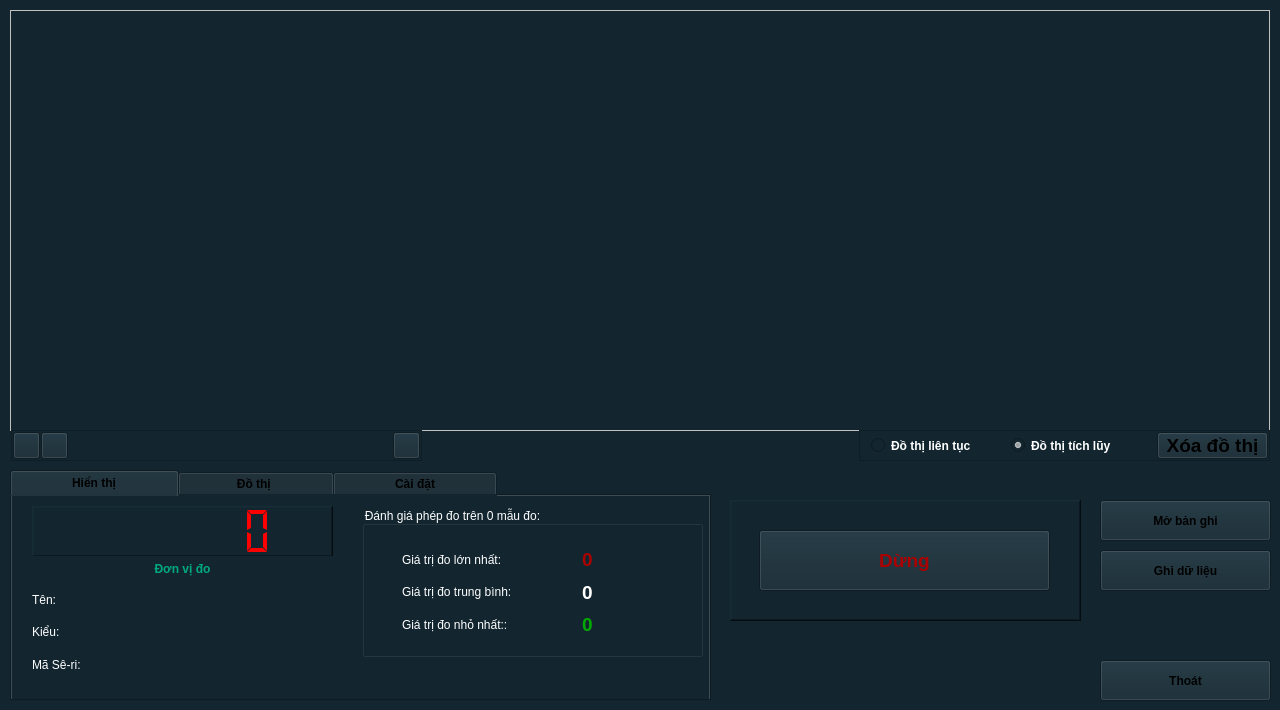
<?xml version="1.0" encoding="UTF-8"?>
<ui version="4.0">
 <class>Vchart_Zoom</class>
 <widget class="QWidget" name="Vchart_Zoom">
  <property name="geometry">
   <rect>
    <x>0</x>
    <y>0</y>
    <width>1280</width>
    <height>710</height>
   </rect>
  </property>
  <property name="windowTitle">
   <string>Phân tích</string>
  </property>
  <property name="windowIcon">
   <iconset resource="../image.qrc">
    <normaloff>:/image/ChartZoom_Icon.jpg</normaloff>:/image/ChartZoom_Icon.jpg</iconset>
  </property>
  <property name="styleSheet">
   <string notr="true">background-color: #132630;</string>
  </property>
  <widget class="QFrame" name="frame_Chart">
   <property name="geometry">
    <rect>
     <x>10</x>
     <y>10</y>
     <width>1260</width>
     <height>421</height>
    </rect>
   </property>
   <property name="styleSheet">
    <string notr="true">QFrame { 
border: 1px solid #C0C0C0;
}</string>
   </property>
   <property name="frameShape">
    <enum>QFrame::StyledPanel</enum>
   </property>
   <property name="frameShadow">
    <enum>QFrame::Raised</enum>
   </property>
  </widget>
  <widget class="QTabWidget" name="tabWidget">
   <property name="geometry">
    <rect>
     <x>10</x>
     <y>470</y>
     <width>701</width>
     <height>231</height>
    </rect>
   </property>
   <property name="font">
    <font>
     <weight>75</weight>
     <bold>true</bold>
    </font>
   </property>
   <property name="currentIndex">
    <number>0</number>
   </property>
   <widget class="QWidget" name="tab_Infor">
    <attribute name="title">
     <string>               Hiển thị               </string>
    </attribute>
    <widget class="QLCDNumber" name="lcdNumber_Value">
     <property name="geometry">
      <rect>
       <x>20</x>
       <y>10</y>
       <width>301</width>
       <height>51</height>
      </rect>
     </property>
     <property name="styleSheet">
      <string notr="true">background-color: #132630;
color: rgb(255, 0, 0);</string>
     </property>
     <property name="frameShape">
      <enum>QFrame::WinPanel</enum>
     </property>
     <property name="lineWidth">
      <number>1</number>
     </property>
     <property name="smallDecimalPoint">
      <bool>false</bool>
     </property>
     <property name="digitCount">
      <number>7</number>
     </property>
     <property name="segmentStyle">
      <enum>QLCDNumber::Flat</enum>
     </property>
     <property name="value" stdset="0">
      <double>0.000000000000000</double>
     </property>
     <property name="intValue" stdset="0">
      <number>0</number>
     </property>
    </widget>
    <widget class="QGroupBox" name="groupBox_Analysis">
     <property name="geometry">
      <rect>
       <x>350</x>
       <y>10</y>
       <width>341</width>
       <height>151</height>
      </rect>
     </property>
     <property name="styleSheet">
      <string notr="true">color: rgb(255, 255, 255);</string>
     </property>
     <property name="title">
      <string>Đánh giá phép đo trên 0 mẫu đo:</string>
     </property>
     <property name="flat">
      <bool>false</bool>
     </property>
     <widget class="QWidget" name="verticalLayoutWidget_2">
      <property name="geometry">
       <rect>
        <x>220</x>
        <y>40</y>
        <width>101</width>
        <height>92</height>
       </rect>
      </property>
      <layout class="QVBoxLayout" name="verticalLayout_2">
       <item>
        <widget class="QLabel" name="label_ValueMax">
         <property name="font">
          <font>
           <pointsize>14</pointsize>
           <weight>75</weight>
           <bold>true</bold>
          </font>
         </property>
         <property name="styleSheet">
          <string notr="true">color: rgb(170, 0, 0);</string>
         </property>
         <property name="text">
          <string>0</string>
         </property>
        </widget>
       </item>
       <item>
        <widget class="QLabel" name="label_ValueAvg">
         <property name="font">
          <font>
           <pointsize>14</pointsize>
           <weight>75</weight>
           <bold>true</bold>
          </font>
         </property>
         <property name="styleSheet">
          <string notr="true">color: rgb(255, 255, 255);</string>
         </property>
         <property name="text">
          <string>0</string>
         </property>
        </widget>
       </item>
       <item>
        <widget class="QLabel" name="label_ValueMin">
         <property name="font">
          <font>
           <pointsize>14</pointsize>
           <weight>75</weight>
           <bold>true</bold>
          </font>
         </property>
         <property name="styleSheet">
          <string notr="true">color: rgb(0, 170, 0);</string>
         </property>
         <property name="text">
          <string>0</string>
         </property>
        </widget>
       </item>
      </layout>
     </widget>
     <widget class="QWidget" name="verticalLayoutWidget">
      <property name="geometry">
       <rect>
        <x>40</x>
        <y>40</y>
        <width>150</width>
        <height>92</height>
       </rect>
      </property>
      <layout class="QVBoxLayout" name="verticalLayout">
       <item>
        <widget class="QLabel" name="label">
         <property name="styleSheet">
          <string notr="true">color: rgb(255, 255, 255);</string>
         </property>
         <property name="text">
          <string>Giá trị đo lớn nhất:</string>
         </property>
        </widget>
       </item>
       <item>
        <widget class="QLabel" name="label_3">
         <property name="styleSheet">
          <string notr="true">color: rgb(255, 255, 255);</string>
         </property>
         <property name="text">
          <string>Giá trị đo trung bình:</string>
         </property>
        </widget>
       </item>
       <item>
        <widget class="QLabel" name="label_2">
         <property name="styleSheet">
          <string notr="true">color: rgb(255, 255, 255);</string>
         </property>
         <property name="text">
          <string>Giá trị đo nhỏ nhất::</string>
         </property>
        </widget>
       </item>
      </layout>
     </widget>
    </widget>
    <widget class="QWidget" name="verticalLayoutWidget_3">
     <property name="geometry">
      <rect>
       <x>20</x>
       <y>90</y>
       <width>70</width>
       <height>92</height>
      </rect>
     </property>
     <layout class="QVBoxLayout" name="verticalLayout_3">
      <item>
       <widget class="QLabel" name="label_4">
        <property name="styleSheet">
         <string notr="true">color: rgb(255, 255, 255);</string>
        </property>
        <property name="text">
         <string>Tên:</string>
        </property>
       </widget>
      </item>
      <item>
       <widget class="QLabel" name="label_5">
        <property name="styleSheet">
         <string notr="true">color: rgb(255, 255, 255);</string>
        </property>
        <property name="text">
         <string>Kiểu:</string>
        </property>
       </widget>
      </item>
      <item>
       <widget class="QLabel" name="label_6">
        <property name="styleSheet">
         <string notr="true">color: rgb(255, 255, 255);</string>
        </property>
        <property name="text">
         <string>Mã Sê-ri:</string>
        </property>
       </widget>
      </item>
     </layout>
    </widget>
    <widget class="QWidget" name="verticalLayoutWidget_4">
     <property name="geometry">
      <rect>
       <x>99</x>
       <y>90</y>
       <width>221</width>
       <height>92</height>
      </rect>
     </property>
     <layout class="QVBoxLayout" name="verticalLayout_4">
      <item>
       <widget class="QLabel" name="label_Device_Name">
        <property name="styleSheet">
         <string notr="true">color: rgb(255, 255, 255);</string>
        </property>
        <property name="text">
         <string/>
        </property>
       </widget>
      </item>
      <item>
       <widget class="QLabel" name="label_Device_Type">
        <property name="styleSheet">
         <string notr="true">color: rgb(255, 255, 255);</string>
        </property>
        <property name="text">
         <string/>
        </property>
       </widget>
      </item>
      <item>
       <widget class="QLabel" name="label_Device_SN">
        <property name="styleSheet">
         <string notr="true">color: rgb(255, 255, 255);</string>
        </property>
        <property name="text">
         <string/>
        </property>
       </widget>
      </item>
     </layout>
    </widget>
    <widget class="QLabel" name="label_deviceUnit">
     <property name="geometry">
      <rect>
       <x>20</x>
       <y>60</y>
       <width>301</width>
       <height>26</height>
      </rect>
     </property>
     <property name="font">
      <font>
       <weight>75</weight>
       <bold>true</bold>
      </font>
     </property>
     <property name="layoutDirection">
      <enum>Qt::LeftToRight</enum>
     </property>
     <property name="styleSheet">
      <string notr="true">color: rgb(255, 255, 255);
color: rgb(0, 170, 127);</string>
     </property>
     <property name="text">
      <string>Đơn vị đo</string>
     </property>
     <property name="alignment">
      <set>Qt::AlignCenter</set>
     </property>
    </widget>
   </widget>
   <widget class="QWidget" name="tab">
    <attribute name="title">
     <string>              Đồ thị               </string>
    </attribute>
    <widget class="QSpinBox" name="spinBox_AxitX_Range_Max">
     <property name="geometry">
      <rect>
       <x>410</x>
       <y>30</y>
       <width>111</width>
       <height>81</height>
      </rect>
     </property>
     <property name="styleSheet">
      <string notr="true">QSpinBox
{
background-color: rgb(255, 255, 255);
color: rgb(0, 0, 0);
}
QSpinBox::up-button
{
    min-width:40px;
    min-height: 20px;
}
QSpinBox::down-button
{
    min-width: 40px;
    min-height: 20px;
}</string>
     </property>
     <property name="minimum">
      <number>10</number>
     </property>
     <property name="maximum">
      <number>1000</number>
     </property>
     <property name="value">
      <number>100</number>
     </property>
    </widget>
    <widget class="QLabel" name="label_17">
     <property name="geometry">
      <rect>
       <x>390</x>
       <y>5</y>
       <width>161</width>
       <height>22</height>
      </rect>
     </property>
     <property name="styleSheet">
      <string notr="true">color: rgb(255, 255, 255);</string>
     </property>
     <property name="text">
      <string>Số lượng mẫu (trục X):</string>
     </property>
    </widget>
    <widget class="QLabel" name="label_16">
     <property name="geometry">
      <rect>
       <x>230</x>
       <y>5</y>
       <width>91</width>
       <height>22</height>
      </rect>
     </property>
     <property name="styleSheet">
      <string notr="true">color: rgb(255, 255, 255);</string>
     </property>
     <property name="text">
      <string>Trục Y - Cao</string>
     </property>
    </widget>
    <widget class="QSpinBox" name="spinBox_AxisY_Range_Min">
     <property name="geometry">
      <rect>
       <x>30</x>
       <y>30</y>
       <width>111</width>
       <height>81</height>
      </rect>
     </property>
     <property name="styleSheet">
      <string notr="true">QSpinBox
{
background-color: rgb(255, 255, 255);
color: rgb(0, 0, 0);
}
QSpinBox::up-button
{
    min-width:40px;
    min-height: 20px;
}
QSpinBox::down-button
{
    min-width: 40px;
    min-height: 20px;
}</string>
     </property>
     <property name="minimum">
      <number>-9999999</number>
     </property>
     <property name="maximum">
      <number>9999999</number>
     </property>
     <property name="value">
      <number>0</number>
     </property>
    </widget>
    <widget class="QSpinBox" name="spinBox_AxisY_Range_Max">
     <property name="geometry">
      <rect>
       <x>220</x>
       <y>30</y>
       <width>111</width>
       <height>81</height>
      </rect>
     </property>
     <property name="styleSheet">
      <string notr="true">QSpinBox
{
background-color: rgb(255, 255, 255);
color: rgb(0, 0, 0);
}
QSpinBox::up-button
{
    min-width:40px;
    min-height: 20px;
}
QSpinBox::down-button
{
    min-width: 40px;
    min-height: 20px;
}</string>
     </property>
     <property name="minimum">
      <number>-9999999</number>
     </property>
     <property name="maximum">
      <number>9999999</number>
     </property>
     <property name="value">
      <number>1</number>
     </property>
    </widget>
    <widget class="QPushButton" name="pushButton_SetConfigChart">
     <property name="geometry">
      <rect>
       <x>90</x>
       <y>125</y>
       <width>371</width>
       <height>51</height>
      </rect>
     </property>
     <property name="font">
      <font>
       <weight>75</weight>
       <bold>true</bold>
      </font>
     </property>
     <property name="text">
      <string>Cài đặt đồ thị</string>
     </property>
    </widget>
    <widget class="QLabel" name="label_15">
     <property name="geometry">
      <rect>
       <x>40</x>
       <y>5</y>
       <width>101</width>
       <height>22</height>
      </rect>
     </property>
     <property name="styleSheet">
      <string notr="true">color: rgb(255, 255, 255);</string>
     </property>
     <property name="text">
      <string>Trục Y - Thấp</string>
     </property>
    </widget>
   </widget>
   <widget class="QWidget" name="tab_2">
    <attribute name="title">
     <string>               Cài đặt               </string>
    </attribute>
    <widget class="QSpinBox" name="spinBox_SampleTime">
     <property name="geometry">
      <rect>
       <x>170</x>
       <y>40</y>
       <width>111</width>
       <height>81</height>
      </rect>
     </property>
     <property name="styleSheet">
      <string notr="true">QSpinBox
{
background-color: rgb(255, 255, 255);
color: rgb(0, 0, 0);
}
QSpinBox::up-button
{
    min-width:40px;
    min-height: 20px;
}
QSpinBox::down-button
{
    min-width: 40px;
    min-height: 20px;
}</string>
     </property>
     <property name="minimum">
      <number>1</number>
     </property>
     <property name="maximum">
      <number>9999999</number>
     </property>
     <property name="value">
      <number>100</number>
     </property>
    </widget>
    <widget class="QLabel" name="label_13">
     <property name="geometry">
      <rect>
       <x>20</x>
       <y>70</y>
       <width>141</width>
       <height>22</height>
      </rect>
     </property>
     <property name="styleSheet">
      <string notr="true">color: rgb(255, 255, 255);</string>
     </property>
     <property name="text">
      <string>Thời gian lấy mẫu :</string>
     </property>
    </widget>
    <widget class="QLabel" name="label_14">
     <property name="geometry">
      <rect>
       <x>290</x>
       <y>65</y>
       <width>41</width>
       <height>22</height>
      </rect>
     </property>
     <property name="styleSheet">
      <string notr="true">color: rgb(255, 255, 255);</string>
     </property>
     <property name="text">
      <string>(ms)</string>
     </property>
    </widget>
    <widget class="QPushButton" name="pushButton_SetSampleTime">
     <property name="geometry">
      <rect>
       <x>330</x>
       <y>50</y>
       <width>151</width>
       <height>61</height>
      </rect>
     </property>
     <property name="font">
      <font>
       <weight>75</weight>
       <bold>true</bold>
      </font>
     </property>
     <property name="text">
      <string>Cài đặt</string>
     </property>
    </widget>
   </widget>
  </widget>
  <widget class="QPushButton" name="pushButton_Cancel">
   <property name="geometry">
    <rect>
     <x>1100</x>
     <y>660</y>
     <width>171</width>
     <height>41</height>
    </rect>
   </property>
   <property name="font">
    <font>
     <weight>75</weight>
     <bold>true</bold>
    </font>
   </property>
   <property name="text">
    <string>Thoát</string>
   </property>
  </widget>
  <widget class="QPushButton" name="pushButton_SaveData">
   <property name="geometry">
    <rect>
     <x>1100</x>
     <y>550</y>
     <width>171</width>
     <height>41</height>
    </rect>
   </property>
   <property name="font">
    <font>
     <weight>75</weight>
     <bold>true</bold>
    </font>
   </property>
   <property name="text">
    <string>Ghi dữ liệu</string>
   </property>
  </widget>
  <widget class="QPushButton" name="pushButton_OpenData">
   <property name="geometry">
    <rect>
     <x>1100</x>
     <y>500</y>
     <width>171</width>
     <height>41</height>
    </rect>
   </property>
   <property name="font">
    <font>
     <weight>75</weight>
     <bold>true</bold>
    </font>
   </property>
   <property name="text">
    <string>Mở bản ghi</string>
   </property>
  </widget>
  <widget class="QFrame" name="frame">
   <property name="geometry">
    <rect>
     <x>730</x>
     <y>500</y>
     <width>351</width>
     <height>121</height>
    </rect>
   </property>
   <property name="styleSheet">
    <string notr="true">background-color: #132630;</string>
   </property>
   <property name="frameShape">
    <enum>QFrame::WinPanel</enum>
   </property>
   <property name="frameShadow">
    <enum>QFrame::Raised</enum>
   </property>
   <widget class="QPushButton" name="pushButton_Stop">
    <property name="geometry">
     <rect>
      <x>29</x>
      <y>30</y>
      <width>291</width>
      <height>61</height>
     </rect>
    </property>
    <property name="font">
     <font>
      <pointsize>14</pointsize>
      <weight>75</weight>
      <bold>true</bold>
     </font>
    </property>
    <property name="styleSheet">
     <string notr="true">color: rgb(170, 0, 0);</string>
    </property>
    <property name="text">
     <string>Dừng</string>
    </property>
   </widget>
  </widget>
  <widget class="QFrame" name="frame_trackLine">
   <property name="geometry">
    <rect>
     <x>11</x>
     <y>430</y>
     <width>411</width>
     <height>31</height>
    </rect>
   </property>
   <property name="frameShape">
    <enum>QFrame::StyledPanel</enum>
   </property>
   <property name="frameShadow">
    <enum>QFrame::Raised</enum>
   </property>
   <widget class="QPushButton" name="pushButton_TrackLine_Yax">
    <property name="geometry">
     <rect>
      <x>382</x>
      <y>2</y>
      <width>27</width>
      <height>27</height>
     </rect>
    </property>
    <property name="font">
     <font>
      <pointsize>14</pointsize>
      <weight>75</weight>
      <bold>true</bold>
     </font>
    </property>
    <property name="toolTip">
     <string>tính hệ số góc y=ax</string>
    </property>
    <property name="text">
     <string/>
    </property>
    <property name="icon">
     <iconset resource="../image.qrc">
      <normaloff>:/image/MFS0103_Track_yax.jpg</normaloff>:/image/MFS0103_Track_yax.jpg</iconset>
    </property>
    <property name="iconSize">
     <size>
      <width>25</width>
      <height>25</height>
     </size>
    </property>
   </widget>
   <widget class="QPushButton" name="pushButton_TrackLine_Default">
    <property name="geometry">
     <rect>
      <x>2</x>
      <y>2</y>
      <width>27</width>
      <height>27</height>
     </rect>
    </property>
    <property name="font">
     <font>
      <pointsize>14</pointsize>
      <weight>75</weight>
      <bold>true</bold>
     </font>
    </property>
    <property name="toolTip">
     <string>trục tọa độ ảo</string>
    </property>
    <property name="text">
     <string/>
    </property>
    <property name="icon">
     <iconset resource="../image.qrc">
      <normaloff>:/image/MFS0103_Track_D.jpg</normaloff>:/image/MFS0103_Track_D.jpg</iconset>
    </property>
    <property name="iconSize">
     <size>
      <width>25</width>
      <height>25</height>
     </size>
    </property>
   </widget>
   <widget class="QPushButton" name="pushButton_TrackLine_Tooltip">
    <property name="geometry">
     <rect>
      <x>30</x>
      <y>2</y>
      <width>27</width>
      <height>27</height>
     </rect>
    </property>
    <property name="font">
     <font>
      <pointsize>14</pointsize>
      <weight>75</weight>
      <bold>true</bold>
     </font>
    </property>
    <property name="toolTip">
     <string>bắt điểm</string>
    </property>
    <property name="text">
     <string/>
    </property>
    <property name="icon">
     <iconset resource="../image.qrc">
      <normaloff>:/image/MFS0103_Track_T.jpg</normaloff>:/image/MFS0103_Track_T.jpg</iconset>
    </property>
    <property name="iconSize">
     <size>
      <width>25</width>
      <height>25</height>
     </size>
    </property>
   </widget>
  </widget>
  <widget class="QFrame" name="frame_setChart">
   <property name="geometry">
    <rect>
     <x>859</x>
     <y>430</y>
     <width>411</width>
     <height>31</height>
    </rect>
   </property>
   <property name="frameShape">
    <enum>QFrame::StyledPanel</enum>
   </property>
   <property name="frameShadow">
    <enum>QFrame::Raised</enum>
   </property>
   <widget class="QRadioButton" name="radioButton_Continuously">
    <property name="geometry">
     <rect>
      <x>12</x>
      <y>2</y>
      <width>141</width>
      <height>27</height>
     </rect>
    </property>
    <property name="font">
     <font>
      <weight>75</weight>
      <bold>true</bold>
     </font>
    </property>
    <property name="styleSheet">
     <string notr="true">color: rgb(255, 255, 255);</string>
    </property>
    <property name="text">
     <string>Đồ thị liên tục</string>
    </property>
    <property name="checked">
     <bool>false</bool>
    </property>
   </widget>
   <widget class="QRadioButton" name="radioButton_Accumulation">
    <property name="geometry">
     <rect>
      <x>152</x>
      <y>2</y>
      <width>131</width>
      <height>27</height>
     </rect>
    </property>
    <property name="font">
     <font>
      <weight>75</weight>
      <bold>true</bold>
     </font>
    </property>
    <property name="styleSheet">
     <string notr="true">color: rgb(255, 255, 255);</string>
    </property>
    <property name="text">
     <string>Đồ thị tích lũy</string>
    </property>
    <property name="checked">
     <bool>true</bool>
    </property>
   </widget>
   <widget class="QPushButton" name="pushButton_ClearChart">
    <property name="geometry">
     <rect>
      <x>298</x>
      <y>2</y>
      <width>111</width>
      <height>27</height>
     </rect>
    </property>
    <property name="font">
     <font>
      <pointsize>14</pointsize>
      <weight>75</weight>
      <bold>true</bold>
     </font>
    </property>
    <property name="text">
     <string>Xóa đồ thị</string>
    </property>
   </widget>
  </widget>
 </widget>
 <resources>
  <include location="../image.qrc"/>
 </resources>
 <connections/>
</ui>
